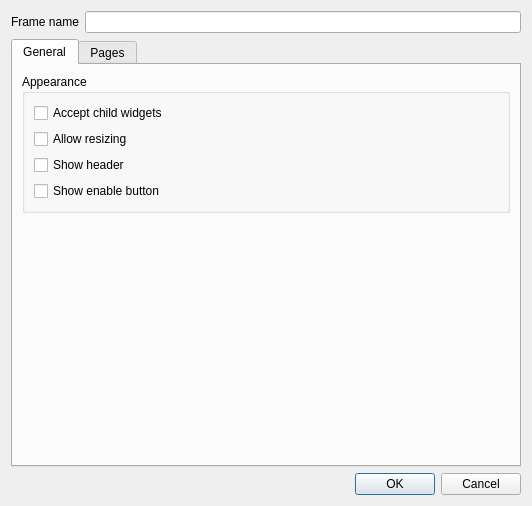
<?xml version="1.0" encoding="UTF-8"?>
<ui version="4.0">
 <author>Massimo Callegari</author>
 <comment>
  Q Light Controller Plus
  vcframeproperties.ui

  Copyright (c) 2015 Massimo Callegari

  Licensed under the Apache License, Version 2.0 (the &quot;License&quot;);
  you may not use this file except in compliance with the License.
  You may obtain a copy of the License at

      http://www.apache.org/licenses/LICENSE-2.0.txt

  Unless required by applicable law or agreed to in writing, software
  distributed under the License is distributed on an &quot;AS IS&quot; BASIS,
  WITHOUT WARRANTIES OR CONDITIONS OF ANY KIND, either express or implied.
  See the License for the specific language governing permissions and
  limitations under the License.
 </comment>
 <class>VCFrameProperties</class>
 <widget class="QDialog" name="VCFrameProperties">
  <property name="geometry">
   <rect>
    <x>0</x>
    <y>0</y>
    <width>532</width>
    <height>506</height>
   </rect>
  </property>
  <property name="windowTitle">
   <string>Frame Properties</string>
  </property>
  <layout class="QVBoxLayout" name="verticalLayout">
   <item>
    <layout class="QHBoxLayout" name="horizontalLayout">
     <item>
      <widget class="QLabel" name="label">
       <property name="text">
        <string>Frame name</string>
       </property>
      </widget>
     </item>
     <item>
      <widget class="QLineEdit" name="m_frameName"/>
     </item>
    </layout>
   </item>
   <item>
    <widget class="QTabWidget" name="tabWidget">
     <property name="currentIndex">
      <number>0</number>
     </property>
     <widget class="QWidget" name="tab">
      <attribute name="title">
       <string>General</string>
      </attribute>
      <layout class="QVBoxLayout" name="tabLayout">
       <item>
        <widget class="QGroupBox" name="groupBox_5">
         <property name="title">
          <string>Appearance</string>
         </property>
         <layout class="QVBoxLayout" name="verticalLayout_4">
          <item>
           <widget class="QCheckBox" name="m_allowChildrenCheck">
            <property name="sizePolicy">
             <sizepolicy hsizetype="Preferred" vsizetype="Fixed">
              <horstretch>0</horstretch>
              <verstretch>0</verstretch>
             </sizepolicy>
            </property>
            <property name="text">
             <string>Accept child widgets</string>
            </property>
           </widget>
          </item>
          <item>
           <widget class="QCheckBox" name="m_allowResizeCheck">
            <property name="sizePolicy">
             <sizepolicy hsizetype="Preferred" vsizetype="Fixed">
              <horstretch>0</horstretch>
              <verstretch>0</verstretch>
             </sizepolicy>
            </property>
            <property name="text">
             <string>Allow resizing</string>
            </property>
           </widget>
          </item>
          <item>
           <widget class="QCheckBox" name="m_showHeaderCheck">
            <property name="sizePolicy">
             <sizepolicy hsizetype="Preferred" vsizetype="Fixed">
              <horstretch>0</horstretch>
              <verstretch>0</verstretch>
             </sizepolicy>
            </property>
            <property name="text">
             <string>Show header</string>
            </property>
           </widget>
          </item>
          <item>
           <widget class="QCheckBox" name="m_showEnableButtonCheck">
            <property name="sizePolicy">
             <sizepolicy hsizetype="Preferred" vsizetype="Fixed">
              <horstretch>0</horstretch>
              <verstretch>0</verstretch>
             </sizepolicy>
            </property>
            <property name="text">
             <string>Show enable button</string>
            </property>
           </widget>
          </item>
         </layout>
        </widget>
       </item>
       <item>
        <layout class="QVBoxLayout" name="m_extEnableLayout"/>
       </item>
       <item>
        <spacer name="verticalSpacer">
         <property name="orientation">
          <enum>Qt::Vertical</enum>
         </property>
         <property name="sizeHint" stdset="0">
          <size>
           <width>50</width>
           <height>282</height>
          </size>
         </property>
        </spacer>
       </item>
      </layout>
     </widget>
     <widget class="QWidget" name="tab_2">
      <attribute name="title">
       <string>Pages</string>
      </attribute>
      <layout class="QVBoxLayout" name="verticalLayout_3">
       <item>
        <widget class="QGroupBox" name="m_enablePaging">
         <property name="title">
          <string>Enable</string>
         </property>
         <property name="checkable">
          <bool>true</bool>
         </property>
         <layout class="QGridLayout" name="gridLayout_3">
          <item row="3" column="1" colspan="2">
           <widget class="QCheckBox" name="m_pagesLoopCheck">
            <property name="text">
             <string>Pages circular scrolling</string>
            </property>
           </widget>
          </item>
          <item row="1" column="1" colspan="2">
           <widget class="QSpinBox" name="m_totalPagesSpin">
            <property name="minimum">
             <number>1</number>
            </property>
            <property name="maximum">
             <number>100</number>
            </property>
           </widget>
          </item>
          <item row="1" column="0">
           <widget class="QLabel" name="label_2">
            <property name="text">
             <string>Number of pages:</string>
            </property>
           </widget>
          </item>
          <item row="3" column="0">
           <widget class="QCheckBox" name="m_cloneFirstPageCheck">
            <property name="text">
             <string>Clone first page widgets</string>
            </property>
           </widget>
          </item>
          <item row="4" column="0" colspan="3">
           <layout class="QVBoxLayout" name="m_extInputPages"/>
          </item>
          <item row="5" column="0" colspan="3">
           <layout class="QVBoxLayout" name="m_pageShortcuts">
            <item>
             <widget class="Line" name="line">
              <property name="orientation">
               <enum>Qt::Horizontal</enum>
              </property>
             </widget>
            </item>
            <item>
             <widget class="QComboBox" name="m_pageCombo"/>
            </item>
            <item>
             <layout class="QHBoxLayout" name="horizontalLayout_2" stretch="0,0">
              <item>
               <widget class="QLabel" name="label_3">
                <property name="sizePolicy">
                 <sizepolicy hsizetype="Preferred" vsizetype="Preferred">
                  <horstretch>0</horstretch>
                  <verstretch>0</verstretch>
                 </sizepolicy>
                </property>
                <property name="text">
                 <string>Page Name</string>
                </property>
               </widget>
              </item>
              <item>
               <widget class="QLineEdit" name="m_pageName"/>
              </item>
             </layout>
            </item>
           </layout>
          </item>
         </layout>
        </widget>
       </item>
      </layout>
     </widget>
    </widget>
   </item>
   <item>
    <widget class="QDialogButtonBox" name="buttonBox">
     <property name="orientation">
      <enum>Qt::Horizontal</enum>
     </property>
     <property name="standardButtons">
      <set>QDialogButtonBox::Cancel|QDialogButtonBox::Ok</set>
     </property>
    </widget>
   </item>
  </layout>
 </widget>
 <resources/>
 <connections>
  <connection>
   <sender>buttonBox</sender>
   <signal>accepted()</signal>
   <receiver>VCFrameProperties</receiver>
   <slot>accept()</slot>
   <hints>
    <hint type="sourcelabel">
     <x>257</x>
     <y>457</y>
    </hint>
    <hint type="destinationlabel">
     <x>157</x>
     <y>274</y>
    </hint>
   </hints>
  </connection>
  <connection>
   <sender>buttonBox</sender>
   <signal>rejected()</signal>
   <receiver>VCFrameProperties</receiver>
   <slot>reject()</slot>
   <hints>
    <hint type="sourcelabel">
     <x>325</x>
     <y>457</y>
    </hint>
    <hint type="destinationlabel">
     <x>286</x>
     <y>274</y>
    </hint>
   </hints>
  </connection>
 </connections>
</ui>
